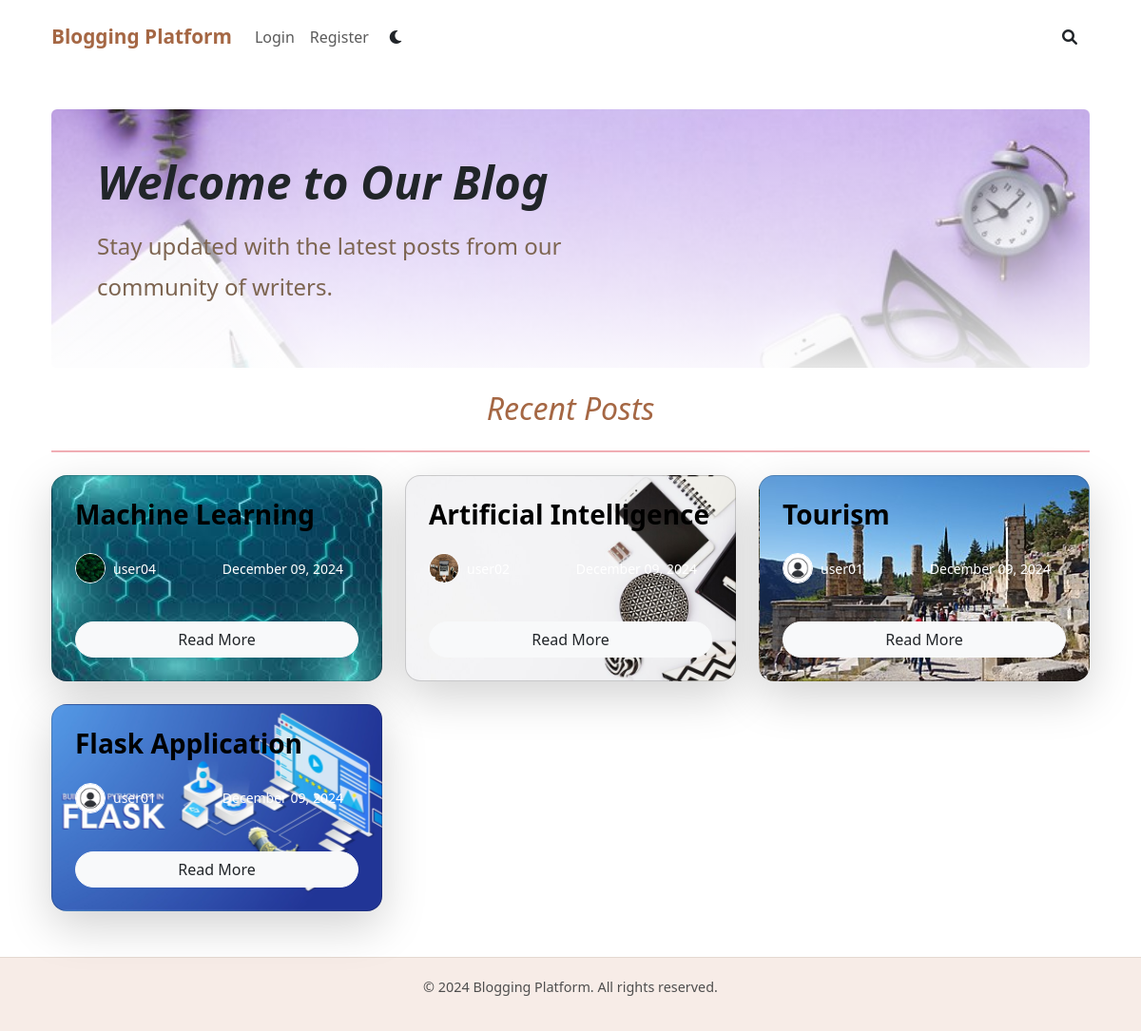
The page / on the database its author committed.
### app/models.py (models this page shows, shortened)
class BaseModel(Model):
    class Meta:
        database = db

class Post(BaseModel):
    title = CharField(max_length=255)
    content = TextField()
    author = ForeignKeyField(
        User, backref="posts", on_delete="CASCADE"
    )  # Each post has an author
    category = ForeignKeyField(
        Category, backref="posts", on_delete="CASCADE"
    )  # Each post belongs to a category
    image = CharField(null=True)  # Optional image associated with the post
    created_at = DateTimeField(default=datetime.datetime.utcnow)  # Creation time in UTC
    updated_at = DateTimeField(
        default=datetime.datetime.utcnow
    )  # Last updated time in UTC

class User(UserMixin, BaseModel):
    username = CharField(unique=True, max_length=50)
    email = CharField(unique=True)
    password_hash = CharField()
    role = CharField(default="user")  # Default role is 'user', can be 'admin'
    bio = TextField(null=True)  # Bio is optional for the user
    profile_picture = CharField(null=True)  # Optional profile picture
    created_at = DateTimeField(
        default=datetime.datetime.utcnow
    )  # Store creation time in UTC
    is_active = BooleanField(default=True)  # User is active by default

### app/routes.py (the view, shortened to what this page needs)
@bp.route("/")
def index():
    query = request.args.get("q", "").strip()  # Search query
    category = request.args.get("category")  # Category filter
    author = request.args.get("author")  # Author filter
    sort_by = request.args.get(
        "sort_by", "created_at"
    )  # Sorting option (default by created_at)
    tags = request.args.getlist("tags")  # List of tags for filtering
    popularity = request.args.get("popularity")  # Allow user to input popularity scale
    posts = Post.select()
    if category:
        posts = posts.where(Category.name == category)
    if author:
        posts = posts.join(User).where(User.username.contains(author))
    if tags:
        for tag in tags:
            posts = posts.join(PostTag).join(Tag).where(Tag.name == tag)
    if sort_by == "popularity":
        posts = posts.join(Rating, on=(Post.id == Rating.post_id))
        posts = posts.select(Post, fn.Avg(Rating.rating).alias("avg_rating")).group_by(
            Post.id
        )
        posts = posts.order_by(fn.Avg(Rating.rating).desc())
    else:
        posts = posts.order_by(Post.created_at.desc())
    return render_template(
        "index.html",
        posts=posts,
        query=query,
        category=category,
        author=author,
        sort_by=sort_by,
        tags=tags,
        popularity=popularity,  # Include popularity in template context
    )

### app/templates/index.html (shortened to what this page needs)
{% extends "layout.html" %}
{% block content %}
<div class="container py-5">
    <div class="p-4 p-md-5 mb-4 rounded text-body-emphasis bg-body-secondary header_container"
        style="background-color: #f8f9fa; border-radius: 15px;">
        <div class="col-lg-6 px-0">
            <h1 class="display-4 fst-italic text-dark mb-3">Welcome to Our Blog</h1>
            <p class="lead my-3 fs-4">Stay updated with the latest posts from our community of writers.</p>
        </div>
    </div>
    <section class="post-list">
        <h2 class="pb-4 mb-4 fst-italic text-center border-bottom border-danger-subtle border-2">
            Recent Posts
        </h2>
        <div class="row row-cols-1 row-cols-md-2 row-cols-lg-3 g-4">
            {% for post in posts %}
            <div class="col">
                <div class="card h-100 shadow-lg rounded-4"
                    style="background-image: url('{{ url_for('static', filename='uploads/' + (post.image if post.image else 'images/default-image.jpg')) }}'); background-size: cover; background-position: center;">
                    <div class="card-body d-flex flex-column justify-content-end p-4 text-white">
                        <h3 class="card-title fw-bold text-shadow" style="color: black;">{{ post.title }}</h3>
                        <ul class="d-flex list-unstyled mt-3 mb-4">
                            <li class="me-auto d-flex align-items-center">
                                <img src="{{ url_for('static', filename='uploads/' + post.author.profile_picture if post.author.profile_picture else 'images/profile_pic.jpg') }}"
                                    alt="{{ post.author.username }}" width="32" height="32"
                                    class="rounded-circle border border-white me-2">
                                <small class="text-white" style="color: black;">{{ post.author.username }}</small>
                            </li>
                            <li class="d-flex align-items-center me-3">
                                <svg class="bi me-2" width="1em" height="1em">
                                    <use xlink:href="#geo-fill"></use>
                                </svg>
                                <small class="text-white">{{ post.created_at.strftime('%B %d, %Y') }}</small>
                            </li>
                        </ul>
                        <a href="{{ url_for('routes.post_detail', post_id=post.id) }}"
                            class="btn btn-light mt-3 rounded-pill text-dark">Read More</a>
                    </div>
                </div>
            </div>
            {% endfor %}
        </div>
    </section>
</div>
{% endblock %}

### app/templates/layout.html (shortened to what this page needs)
<!DOCTYPE html>
<html lang="en">
<head>
    <link rel="stylesheet" href="{{ url_for('static', filename='css/layout.css') }}">
    <link rel="stylesheet" href="https://cdnjs.cloudflare.com/ajax/libs/font-awesome/6.0.0-beta3/css/all.min.css">
    <link href="https://cdn.jsdelivr.net/npm/bootstrap@5.3.3/dist/css/bootstrap.min.css" rel="stylesheet"
>
</head>
<body class="d-flex flex-column min-vh-100 ">
    <div class="container">
        <nav class="navbar navbar-expand-lg rounded">
            <div class="container-fluid">
                <a href="{{ url_for('routes.index') }}" class="navbar-brand" id="nav-text-color">Blogging Platform</a>
                <div class="collapse navbar-collapse" id="navbarsExample09">
                    <ul class="navbar-nav me-auto mb-2 mb-lg-0">
                        {% if current_user.is_authenticated %}
                        <li class="nav-item">
                            <a class="nav-link" href="{{ url_for('routes.create_post') }}">New Post</a>
                        </li>
                        <li class="nav-item">
                            <a class="nav-link"
                                href="{{ url_for('routes.user_profile', user_id=current_user.id) }}">Profile</a>
                        </li>
                        <li class="nav-item">
                            <a class="nav-link" href="{{ url_for('routes.logout') }}">Logout</a>
                        </li>
                        {% else %}
                        <li class="nav-item">
                            <a class="nav-link" href="{{ url_for('routes.login') }}">Login</a>
                        </li>
                        <li class="nav-item">
                            <a class="nav-link" href="{{ url_for('routes.register') }}">Register</a>
                        </li>
                        {% endif %}
                        <button id="dark-mode-toggle" class="btn"><i class="fa-solid fa-moon"></i></button>
                    </ul>
                    <form role="search">
                        <button type="button" class="btn" data-bs-toggle="modal" data-bs-target="#exampleModal">
                            <i class="fa-solid fa-magnifying-glass"></i>
                        </button>
                    </form>
                </div>
            </div>
        </nav>
    </div>
    <main class="container">
        {% block content %}{% endblock %}
    </main>
    <footer class="footer-copyright mt-auto">
        <p>&copy; 2024 Blogging Platform. All rights reserved.</p>
    </footer>
</body>
</html>

### app/static/css/layout.css (style rules this page uses)
body { font-family: 'Merriweather', serif; line-height: 1.6; color: #4e4e4e; background-color: #f8f3ef; transition: background-color 0.3s ease, color 0.3s ease; padding-top: 10px; }
#nav-text-color { text-decoration: none; font-weight: bold; font-size: 1.3rem; color: #a56744; }
.navbar { z-index: 1060; }
.header_container { background-image: linear-gradient(rgba(255, 255, 255, 0.0), rgba(255, 255, 255, 0.9)), url('/static/images/hero1-bg.jpg'); background-size: cover; background-position: center; transition: background-color 0.3s ease, color 0.3s ease; }
.header_container h1 { font-size: 3rem; color: #a56744; margin-bottom: 20px; font-weight: bold; }
.header_container p { font-size: 1.2rem; color: #7d6551; max-width: 600px; line-height: 1.8; font-weight: 450; }
.post-list h2 { font-size: 2rem; color: #a56744; margin-bottom: 30px; border-bottom: 2px solid #e4d8d0; padding-bottom: 10px; }
.footer-copyright { text-align: center; padding: 20px; background-color: #f7ece7; color: #9b8a7e; margin-top: 40px; border-top: 1px solid #e4d8d0; font-size: 0.9rem; color: #4e4e4e; transition: background-color 0.3s ease, color 0.3s ease; }

### rows shown on the page
Post: image (picture), title "Machine Learning", profile_picture (picture), author.username "user04", created_at "December 09, 2024"
Post: image (picture), title "Artificial Intelligence", profile_picture (placeholder picture), created_at "December 09, 2024"
Post: image (picture), title "Tourism", author.username "user01", created_at "December 09, 2024"
Post: image (picture), title "Flask Application", author.username "user01", created_at "December 09, 2024"
